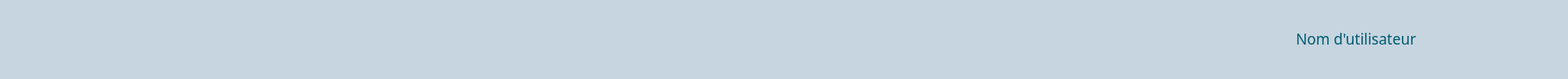
   <widget class="QWidget" name="widget_2" native="true">
    <property name="geometry">
     <rect>
      <x>-10</x>
      <y>-10</y>
      <width>2011</width>
      <height>101</height>
     </rect>
    </property>
    <property name="styleSheet">
     <string notr="true">background-color: rgb(199, 213, 224);</string>
    </property>
    <widget class="QLabel" name="label">
     <property name="geometry">
      <rect>
       <x>160</x>
       <y>15</y>
       <width>211</width>
       <height>61</height>
      </rect>
     </property>
     <property name="text">
      <string/>
     </property>
     <property name="pixmap">
      <pixmap resource="../../../../Documents/Projet_integrer/image.qrc">:/new/prefix1/logo.png</pixmap>
     </property>
     <property name="scaledContents">
      <bool>true</bool>
     </property>
    </widget>
    <widget class="QLabel" name="label_7">
     <property name="geometry">
      <rect>
       <x>30</x>
       <y>29</y>
       <width>51</width>
       <height>51</height>
      </rect>
     </property>
     <property name="text">
      <string/>
     </property>
     <property name="pixmap">
      <pixmap resource="../../../../Documents/Projet_integrer/image.qrc">:/new/prefix1/icon menu.png</pixmap>
     </property>
     <property name="scaledContents">
      <bool>true</bool>
     </property>
    </widget>
    <widget class="QPushButton" name="pushButton">
     <property name="geometry">
      <rect>
       <x>1830</x>
       <y>25</y>
       <width>75</width>
       <height>51</height>
      </rect>
     </property>
     <property name="cursor">
      <cursorShape>PointingHandCursor</cursorShape>
     </property>
     <property name="text">
      <string/>
     </property>
     <property name="icon">
      <iconset resource="../../../../Documents/Projet_integrer/image.qrc">
       <normaloff>:/new/prefix1/icon utilisateur.png</normaloff>:/new/prefix1/icon utilisateur.png</iconset>
     </property>
     <property name="iconSize">
      <size>
       <width>45</width>
       <height>45</height>
      </size>
     </property>
     <property name="flat">
      <bool>true</bool>
     </property>
    </widget>
    <widget class="QLineEdit" name="lineEdit">
     <property name="geometry">
      <rect>
       <x>1660</x>
       <y>24</y>
       <width>161</width>
       <height>51</height>
      </rect>
     </property>
     <property name="font">
      <font>
       <family>Arial Rounded MT Bold</family>
       <pointsize>14</pointsize>
      </font>
     </property>
     <property name="styleSheet">
      <string notr="true">color: rgb(0, 90, 113);</string>
     </property>
     <property name="text">
      <string>Nom d'utilisateur</string>
     </property>
     <property name="frame">
      <bool>false</bool>
     </property>
     <property name="readOnly">
      <bool>true</bool>
     </property>
     <property name="clearButtonEnabled">
      <bool>false</bool>
     </property>
    </widget>
   </widget>
